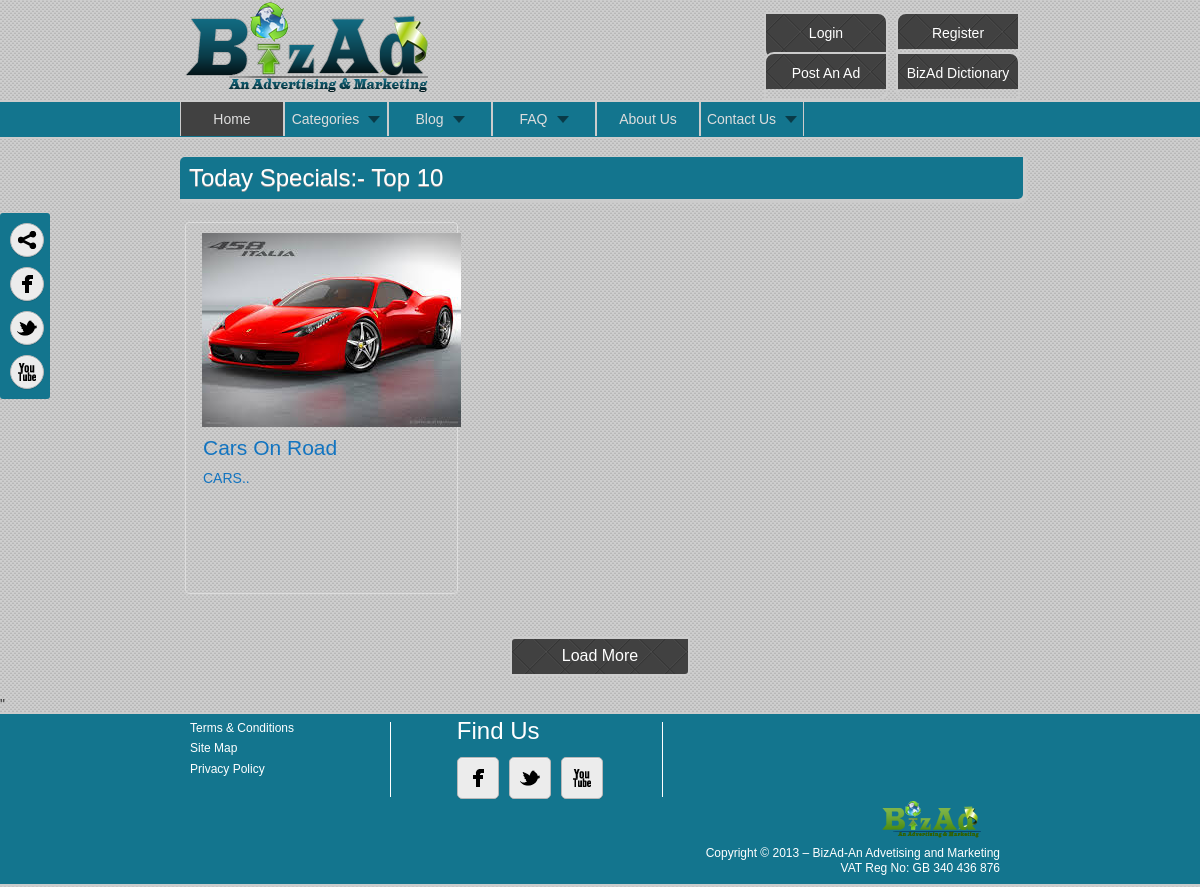
The page / on the database its author committed.
### tables this page shows
CREATE TABLE IF NOT EXISTS `image` (
  `ImageID` int(50) NOT NULL,
  `ImageURL` varchar(50) NOT NULL,
  PRIMARY KEY (`ImageID`)
);

CREATE TABLE IF NOT EXISTS `advertisement` (
  `advertisementID` int(50) NOT NULL,
  `CategoryID` int(50) NOT NULL,
  `AdsTitle` varchar(50) NOT NULL,
  `Location` varchar(25) NOT NULL,
  `Description` varchar(200) NOT NULL,
  `OwnerName` varchar(25) NOT NULL,
  `email` varchar(20) NOT NULL,
  `Phone` int(11) NOT NULL,
  `tag` varchar(25) NOT NULL,
  `URL` varchar(50) NOT NULL,
  `ImageID` int(50) NOT NULL,
  `CouponCode` int(6) NOT NULL,
  PRIMARY KEY (`advertisementID`),
  KEY `SelectCategory` (`CategoryID`,`ImageID`),
  KEY `UploadImage` (`ImageID`),
  KEY `CategoryID` (`CategoryID`),
  KEY `ImageID` (`ImageID`)
);

### loadindex.php (the view, shortened to what this page needs)
<?php
        $sql="Select * from advertisement";
        $res=  mysql_query($sql);
        while($row=  mysql_fetch_array($res))
        {
            $title=$row['AdsTitle'];
            $imgid=$row['ImageID'];
            $tags=$row['tag'];
            $s="Select ImageURL from image where ImageID=".$imgid;
            $r=  mysql_query($s);
            while($rw=  mysql_fetch_array($r))
            {
                $imgurl=$rw['ImageURL'];
        echo " <li>
                    <div> <a  class=\"magnify\" >
                            <img src=\"$imgurl\" alt=\"\">
                        </a>
                    </div>
                    <a class=\"js-load\" href=\"http://ads.economist.com/detail/bmw-ideas-on-the-table\">
                        <h2 title=\"BMW: Ideas on the Table\">$title</h2>
                            <p>$tags</p>
                    </a>
                </li>
";
            }
        }

### rows shown on the page
advertisement: AdsTitle "Cars On Road", tag "CARS.."
image: ImageURL (picture)
